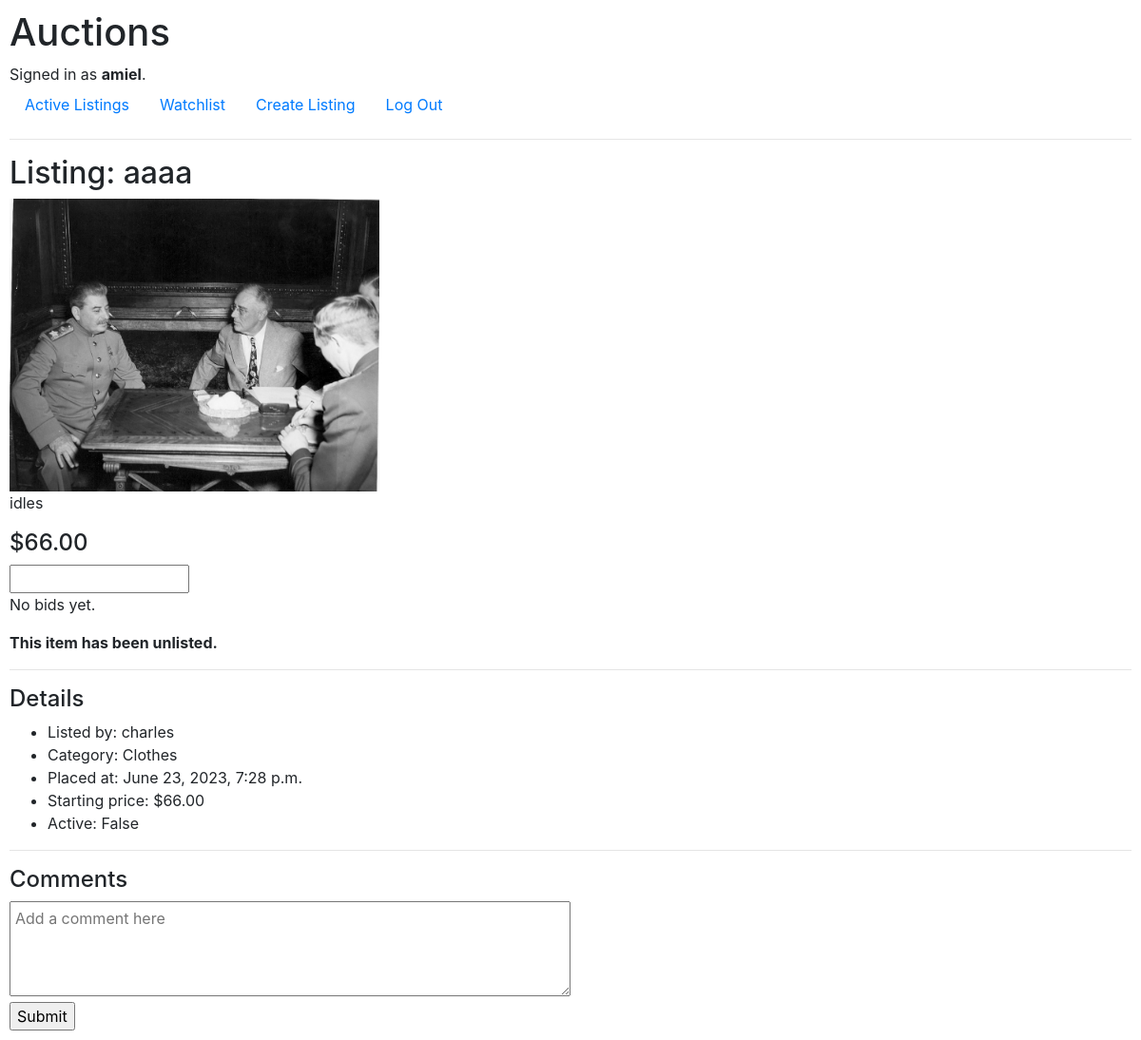
The page /listings/18 (signed in) on the database its author committed.
### auctions/models.py (models this page shows, shortened)
class User(AbstractUser):
    watchlist = models.ManyToManyField('Listing', related_name="watchlist")

class Listing(models.Model):
    name = models.CharField(max_length=64)
    category = models.ForeignKey(Category, on_delete=models.RESTRICT)
    image = models.ImageField(upload_to="auctions/static/auctions")
    lister = models.ForeignKey(User, on_delete=models.CASCADE, related_name="listings")
    description = models.TextField(null=True, blank=True, max_length=500)
    time = models.DateTimeField(auto_now_add=True)
    start_price = models.DecimalField(decimal_places=2, max_digits=10)
    is_active = models.BooleanField()
    def image_name(self):
        dir = self.image.name.split("/")
        return dir[-1]
    def highest_bid(self):
        highest_bid_instance = self.bids.order_by('-bid').first()
        if highest_bid_instance:
            return highest_bid_instance.bid
        return self.start_price
    def highest_bidder(self):
        highest_bid_instance = self.bids.order_by('-bid').first()
        if highest_bid_instance:
            return highest_bid_instance.bidder
        return "no bids yet"

class Category(models.Model):
    category = models.CharField(max_length=64)
    def __str__(self):
        return f"{self.category}"

### auctions/views.py (the view, shortened to what this page needs)
# urls.py: path("listings/<int:listing_id>", views.listing, name="listing")
def listing(request, listing_id):
    listing = Listing.objects.get(pk=listing_id)
    comments = listing.comments.all().order_by("-time")
    bids = listing.bids.all()
    bid_amount = len(bids)
    minimum_bid = listing.start_price
    if listing.start_price < listing.highest_bid():
        minimum_bid = float(listing.highest_bid())+0.01
    return render(request, "auctions/listing.html", {
        "bid_form": PlaceBidForm(min_value = minimum_bid),
        "comment_form": CommentForm(),
        "listing_id": listing_id,
        "listing": listing,
        "bids": bids,
        "comments": comments,
        "bid_amount": bid_amount,
        "in_watchlist": request.user.watchlist.filter(id=listing_id).exists()
    })

### auctions/views.py
class PlaceBidForm(forms.Form):
    bid_amount = forms.DecimalField(label="", max_digits=9, decimal_places=2, max_value=999999999.99)
    def __init__(self, *args, **kwargs):
        min_value = kwargs.pop('min_value', None)
        super().__init__(*args, **kwargs)
        if min_value is not None:
            self.fields['bid_amount'].widget.attrs['min'] = min_value

class CommentForm(forms.Form):
    comment = forms.CharField(label = "", widget=forms.Textarea(attrs={"placeholder": "Add a comment here"}))

### auctions/templates/auctions/listing.html (shortened to what this page needs)
{% extends "auctions/layout.html" %}
{% block body %}
    <h2>Listing: {{ listing.name }}</h2>
    <img src="/static/auctions/{{ listing.image_name }}" alt="Image of {{ listing.name }}">
    <p>{{ listing.description }}</p>
    <h4>${{ listing.highest_bid }}</h4>
    <form method="POST" action="{% url 'listing' listing_id=listing_id %}">
        {{ bid_form }}
    </form>
    {% if listing.highest_bidder == "no bids yet" %}
        <p>No bids yet.</p>
    {% endif %}
    {% if listing.is_active %}
        <form method="POST" action="{% url 'listing' listing_id=listing_id %}">
            {% csrf_token %}
            {% if in_watchlist %}
                <input name="remove" type="submit" value="Remove from Watchlist"/>
            {% else %}
                <input name="add" type="submit" value="Add to Watchlist"/>
            {% endif %}
        </form>
        {% if listing.lister == user %}
            <form method="POST" action="{% url 'listing' listing_id=listing_id %}">
                {% csrf_token %}
                <input name="unlist" type="submit" value="Unlist">
            </form>
        {% endif %}
    {% else %}
        <p>
            <b>This item has been unlisted.
            </b>
        </p>
    {% endif %}
    <hr>
    <h4>Details</h4>
    <ul>
        <li>Listed by: {{ listing.lister }}</li>
        <li>Category: {{ listing.category }}</li>
        <li>Placed at: {{ listing.time }}</li>
        <li>Starting price: ${{ listing.start_price }}</li>
        <li>Active: {{ listing.is_active }}</li>
    </ul>
    <hr>
    <h4>Comments</h4>
    <form method="POST" action="{% url 'listing' listing_id=listing_id %}">
        {{ comment_form }}
        <br>
        <input type="submit">
    </form>
{% endblock %}

### auctions/templates/auctions/layout.html (shortened to what this page needs)
{% load static %}
<!DOCTYPE html>
<html lang="en">
    <head>
        <link rel="stylesheet" href="https://stackpath.bootstrapcdn.com/bootstrap/4.4.1/css/bootstrap.min.css">
        <link href="{% static 'auctions/styles.css' %}" rel="stylesheet">
    </head>
    <body>
        <h1>Auctions</h1>
        <div>
            {% if user.is_authenticated %}
                Signed in as <strong>{{ user.username }}</strong>.
            {% else %}
                Not signed in.
            {% endif %}
        </div>
        <ul class="nav">
            <li class="nav-item">
                <a class="nav-link" href="{% url 'index' %}">Active Listings</a>
            </li>
            <li class="nav-item">
                <a class="nav-link" href="{% url 'watchlist' %}">Watchlist</a>
            </li>
            <li class="nav-item">
                <a class="nav-link" href="{% url 'create_listing' %}">Create Listing</a>
            </li>
            {% if user.is_authenticated %}
                <li class="nav-item">
                    <a class="nav-link" href="{% url 'logout' %}">Log Out</a>
                </li>
            {% endif %}
        </ul>
        <hr>
        {% block body %}
        {% endblock %}
    </body>
</html>

### auctions/static/auctions/styles.css (style rules this page uses)
body { padding: 10px; }
img { width: 33%; height: 100%; align-self: center; object-fit: contain; }
textarea { width: 50%; padding: 5px; height: 100px; }

### rows shown on the page
User: username "amiel"
Listing: name "aaaa", image_name (picture), description "idles", highest_bid "66.00", lister "charles", category "Clothes", time "June 23, 2023, 7:28 p.m.", start_price "66.00", is_active "False"
